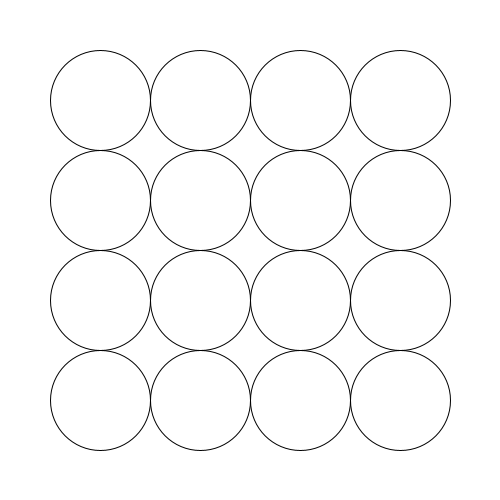
Frame 1 (no input)
Frame 60 (the mouse pressed at the canvas centre just before this capture): identical to frame 1, image omitted
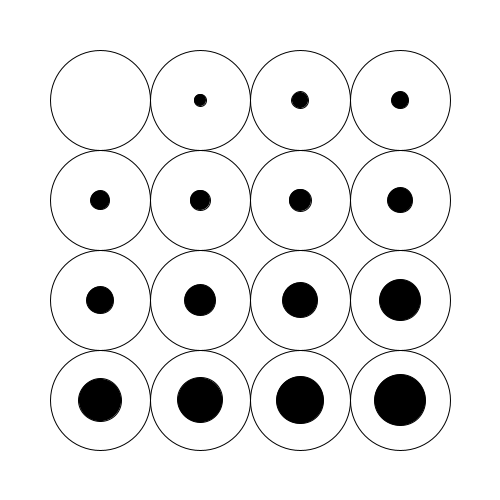
Frame 120 (the mouse held since frame 60 and released just before this capture)

The Processing sketch that drew these frames (run headless with seeded random() and noise(); from frame 60 on, the mouse is pressed at the canvas centre):

// Processing sketch: processing_168057
// ── processing_168057.pde

void setup()
{
  size(500,500);
  background(255);
  smooth();
  stroke(0,0,0);
  noFill();
}


void draw()
{  
background(255);
int time;
time = millis()/100;

fill(0);
ellipse(200,100,mouseY/20,mouseY/20);
println(millis()/100);
ellipse(300,100,mouseY/15.5,mouseY/15.5);
ellipse(400,100,mouseY/14,mouseY/14);
ellipse(100,200,mouseY/13,mouseY/13);
ellipse(200,200,mouseY/12,mouseY/12);
ellipse(300,200,mouseY/11,mouseY/11);
ellipse(400,200,mouseY/ 10,mouseY/10);
ellipse(100,300,mouseY/9,mouseY/9);
ellipse(200,300,mouseY/8,mouseY/8);
ellipse(300,300,mouseY/7,mouseY/7);
ellipse(400,300,mouseY/6,mouseY/6);
ellipse(100,400,mouseY/5.9,mouseY/5.9);
ellipse(200,400,mouseY/5.6,mouseY/5.6);
ellipse(300,400,mouseY/5.3,mouseY/5.3);
ellipse(400,400,mouseY/4.9,mouseY/4.9);
 noFill();
 
ellipseMode(CENTER);
  ellipse(100,100,100,100);
  ellipse(200,100,100,100);
  ellipse(300,100,100,100);
  ellipse(400,100,100,100);

  ellipse(100,200,100,100);
  ellipse(200,200,100,100);
  ellipse(300,200,100,100);
  ellipse(400,200,100,100);

  ellipse(100,300,100,100);
  ellipse(200,300,100,100);
  ellipse(300,300,100,100);
  ellipse(400,300,100,100);

  ellipse(100,400,100,100);
  ellipse(200,400,100,100);
  ellipse(300,400,100,100);
  ellipse(400,400,100,100);

}
